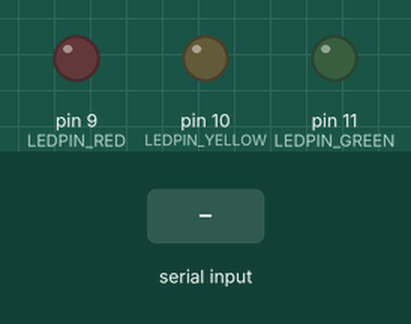
Simulated run of this sketch. Board: Arduino Uno, built with avr-gcc and run on an emulated ATmega328P. Shown: output pins drawn as LEDs (lit = HIGH). The inputs (shaded band) are chosen by the test bench.

Above: at 1.2 s.
1.3 s: "Heater: high" received over Serial
At 3.7 s:
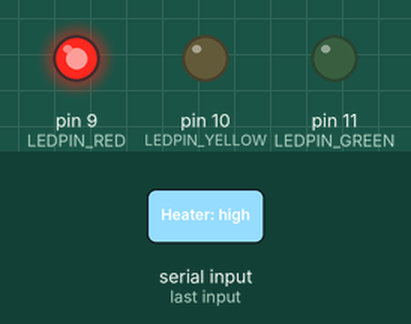
4.0 s: "Heater: low" received over Serial
At 5.8 s:
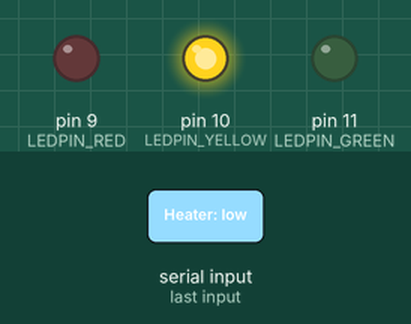
6.5 s: "Heater: off" received over Serial
At 8.9 s:
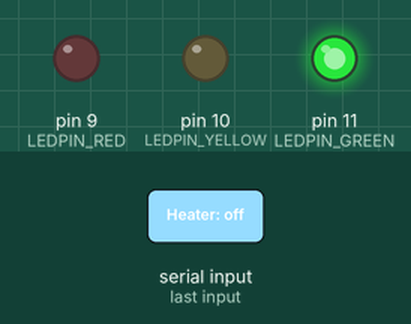
Timing chart, 0 to 10.4 s (numbered marks = the images above; inputs shaded):
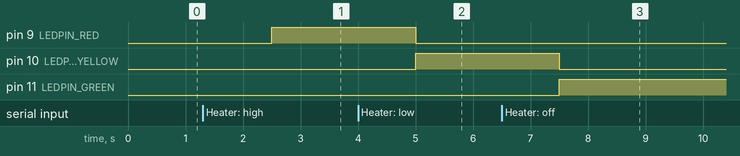

Measured:
- after the input at 1.3 s, pin 9 (LEDPIN_RED): LOW → HIGH after 1.2 s
- after the input at 4.0 s, pin 9 (LEDPIN_RED): HIGH → LOW after 1.0 s; pin 10 (LEDPIN_YELLOW): LOW → HIGH after 1.0 s
- after the input at 6.5 s, pin 10 (LEDPIN_YELLOW): HIGH → LOW after 1.0 s; pin 11 (LEDPIN_GREEN): LOW → HIGH after 1.0 s

The sketch:

Assignment2actuator.ino
```cpp
// Must use any of the pins: 3, 5, 6, 9, 10, and 11 when it comes to
// correctly outputting using analogWrite
int LEDPIN_RED = 9;
int LEDPIN_YELLOW = 10;
int LEDPIN_GREEN = 11;

String dataFromPi = "";

void setup() {
  Serial.begin(115200);
  pinMode(LEDPIN_RED, OUTPUT);
  pinMode(LEDPIN_YELLOW, OUTPUT);
  pinMode(LEDPIN_GREEN, OUTPUT);

  switchoff();
}


void switchoff() {

  // Use analog, just to have the option of having adjustable LED brightness
  analogWrite(LEDPIN_RED, 0);
  analogWrite(LEDPIN_YELLOW, 0);
  analogWrite(LEDPIN_GREEN, 0);
}


void loop() {

  if(Serial.available() > 0) { // If a Pi has sent serial data to the Arduino
    dataFromPi = Serial.readString();
    dataFromPi.trim(); // Remove the \n newline char from the string

    // Set the heater setting according to the Pi's request
    if (dataFromPi == "Heater: high") {
      switchoff();
      analogWrite(LEDPIN_RED, 255);
    }
    else if (dataFromPi == "Heater: low") {
      switchoff();
      analogWrite(LEDPIN_YELLOW, 255);
    }
    else if (dataFromPi == "Heater: off") {
      switchoff();
      analogWrite(LEDPIN_GREEN, 255);
    }
    dataFromPi = ""; // Once the code has evaulated the string, empty string to avoid repeating the if statement
  }

  delay(500);
}
```
